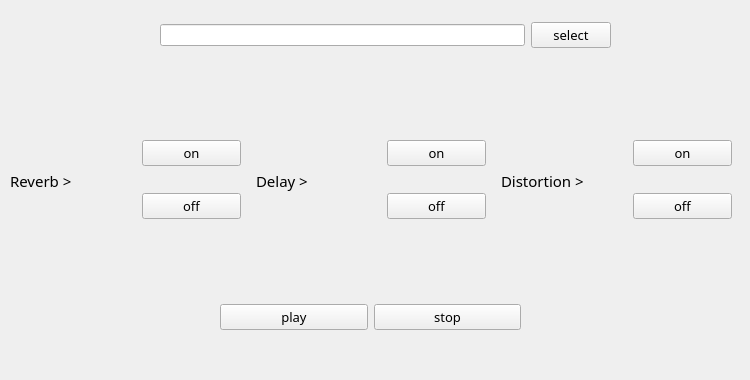
<?xml version="1.0" encoding="UTF-8"?>
<ui version="4.0">
 <class>Widget</class>
 <widget class="QWidget" name="Widget">
  <property name="geometry">
   <rect>
    <x>0</x>
    <y>0</y>
    <width>750</width>
    <height>380</height>
   </rect>
  </property>
  <property name="windowTitle">
   <string>Widget</string>
  </property>
  <widget class="QWidget" name="widget" native="true">
   <property name="geometry">
    <rect>
     <x>160</x>
     <y>10</y>
     <width>451</width>
     <height>51</height>
    </rect>
   </property>
   <layout class="QHBoxLayout" name="horizontalLayout">
    <item>
     <widget class="QLineEdit" name="lineEdit"/>
    </item>
    <item>
     <widget class="QPushButton" name="selectBtn">
      <property name="font">
       <font>
        <family>JetBrains Mono</family>
        <pointsize>10</pointsize>
       </font>
      </property>
      <property name="text">
       <string>select</string>
      </property>
     </widget>
    </item>
   </layout>
  </widget>
  <widget class="QWidget" name="widget_2" native="true">
   <property name="geometry">
    <rect>
     <x>220</x>
     <y>290</y>
     <width>301</width>
     <height>54</height>
    </rect>
   </property>
   <layout class="QHBoxLayout" name="horizontalLayout_2">
    <item>
     <widget class="QPushButton" name="playBtn">
      <property name="font">
       <font>
        <family>JetBrains Mono</family>
        <pointsize>10</pointsize>
       </font>
      </property>
      <property name="text">
       <string>play</string>
      </property>
     </widget>
    </item>
    <item>
     <widget class="QPushButton" name="stopBtn">
      <property name="font">
       <font>
        <family>JetBrains Mono</family>
        <pointsize>10</pointsize>
       </font>
      </property>
      <property name="text">
       <string>stop</string>
      </property>
     </widget>
    </item>
   </layout>
  </widget>
  <widget class="QWidget" name="widget_5" native="true">
   <property name="geometry">
    <rect>
     <x>10</x>
     <y>110</y>
     <width>731</width>
     <height>141</height>
    </rect>
   </property>
   <layout class="QHBoxLayout" name="horizontalLayout_3">
    <item>
     <widget class="QLabel" name="label">
      <property name="font">
       <font>
        <family>JetBrains Mono</family>
        <pointsize>11</pointsize>
       </font>
      </property>
      <property name="text">
       <string>Reverb &gt;</string>
      </property>
     </widget>
    </item>
    <item>
     <widget class="QWidget" name="widget" native="true">
      <layout class="QVBoxLayout" name="verticalLayout">
       <item>
        <widget class="QPushButton" name="rbon">
         <property name="font">
          <font>
           <family>JetBrains Mono</family>
           <pointsize>10</pointsize>
          </font>
         </property>
         <property name="text">
          <string>on</string>
         </property>
        </widget>
       </item>
       <item>
        <widget class="QPushButton" name="rboff">
         <property name="font">
          <font>
           <family>JetBrains Mono</family>
           <pointsize>10</pointsize>
          </font>
         </property>
         <property name="text">
          <string>off</string>
         </property>
        </widget>
       </item>
      </layout>
     </widget>
    </item>
    <item>
     <widget class="QLabel" name="label_2">
      <property name="font">
       <font>
        <family>JetBrains Mono</family>
        <pointsize>11</pointsize>
       </font>
      </property>
      <property name="text">
       <string>Delay &gt;</string>
      </property>
     </widget>
    </item>
    <item>
     <widget class="QWidget" name="widget_3" native="true">
      <layout class="QVBoxLayout" name="verticalLayout_2">
       <item>
        <widget class="QPushButton" name="eon">
         <property name="font">
          <font>
           <family>JetBrains Mono</family>
           <pointsize>10</pointsize>
          </font>
         </property>
         <property name="text">
          <string>on</string>
         </property>
        </widget>
       </item>
       <item>
        <widget class="QPushButton" name="eoff">
         <property name="font">
          <font>
           <family>JetBrains Mono</family>
           <pointsize>10</pointsize>
          </font>
         </property>
         <property name="text">
          <string>off</string>
         </property>
        </widget>
       </item>
      </layout>
     </widget>
    </item>
    <item>
     <widget class="QLabel" name="label_3">
      <property name="font">
       <font>
        <family>JetBrains Mono</family>
        <pointsize>11</pointsize>
       </font>
      </property>
      <property name="text">
       <string>Distortion &gt;</string>
      </property>
     </widget>
    </item>
    <item>
     <widget class="QWidget" name="widget_4" native="true">
      <layout class="QVBoxLayout" name="verticalLayout_3">
       <item>
        <widget class="QPushButton" name="dton">
         <property name="font">
          <font>
           <family>JetBrains Mono</family>
           <pointsize>10</pointsize>
          </font>
         </property>
         <property name="text">
          <string>on</string>
         </property>
        </widget>
       </item>
       <item>
        <widget class="QPushButton" name="dtoff">
         <property name="font">
          <font>
           <family>JetBrains Mono</family>
           <pointsize>10</pointsize>
          </font>
         </property>
         <property name="text">
          <string>off</string>
         </property>
        </widget>
       </item>
      </layout>
     </widget>
    </item>
   </layout>
  </widget>
 </widget>
 <resources/>
 <connections/>
</ui>
